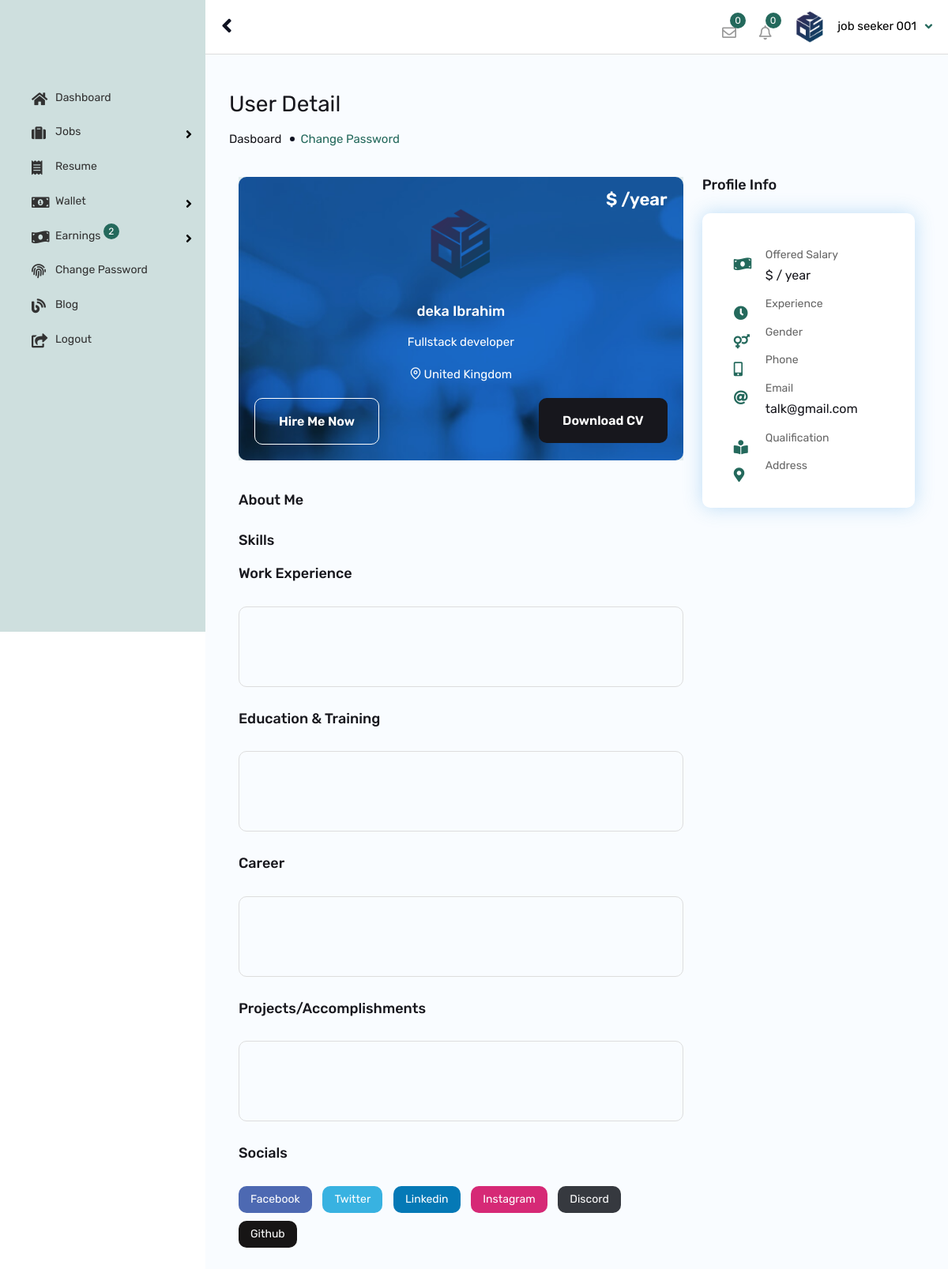
/app-user-detail/2/ (signed in), run on the app's committed database.
### app_user/models.py (models this page shows, shortened)
class AppUser(models.Model):
    qr_photo = models.FileField(upload_to='account_files/profile_photos/', blank=True, default="default_files/default_face.jpg")
    user = models.OneToOneField(User, on_delete=models.CASCADE)
    account_type = models.CharField(default="candidate",max_length=10)
    cprofile_status = models.BooleanField(default=False)
    cv = models.FileField(upload_to='account_files/profile_photos/', blank=True, default="default_files/default_face.jpg")
    profile_photo = models.FileField(upload_to='account_files/profile_photos/', blank=True, default="default_files/default_face.jpg")
    address = models.TextField(default=" ")
    country = models.CharField(default=" ",max_length=100)
    postcode = models.CharField(default=" ",max_length=100, blank=True, null=True)
    language = models.CharField(default=" ",max_length=100, blank=True, null=True)
    job_category = models.CharField(default=" ",max_length=100, blank=True, null=True)
    city = models.CharField(default=" ",max_length=100, blank=True, null=True)
    experience = models.CharField(default=" ",max_length=100, blank=True, null=True)
    current_salary = models.CharField(default=" ",max_length=100, blank=True, null=True)
    expected_salary = models.CharField(default=" ",max_length=100, blank=True, null=True)
    phone_no = models.CharField(default=" ",max_length=15)
    age = models.CharField(default="dd/mm/yyyy",max_length=55)
    gender = models.CharField(default=" ",max_length=10)
    facebook_link = models.CharField(default="",max_length=100, blank=True, null=True)
    twitter_link = models.CharField(default="",max_length=100, blank=True, null=True)
    instagram_link = models.CharField(default="",max_length=100, blank=True, null=True)
    linkedin_link = models.CharField(default="",max_length=100, blank=True, null=True)
    github_link = models.CharField(default="",max_length=100, blank=True, null=True)
    discord_link = models.CharField(default="",max_length=100, blank=True, null=True)
    agency_name = models.CharField(default="",max_length=30, null=True)
    rank = models.CharField(default="1",max_length=30, null=True)
    ranks = models.CharField(default="1",max_length=30, null=True)
    rankers = models.CharField(default="1",max_length=30, null=True)
    charge = models.CharField(default="0",max_length=30, null=True)
    bio = models.TextField(default="This agency have not updated their bio..", null=True)
    agency_logo = models.FileField(upload_to='account_files/profile_photos/', blank=True, default="default_files/default_face.jpg")
    resume = models.ForeignKey(Resume, on_delete=models.CASCADE, null=True)
    otp_code = models.CharField(default="none",max_length=10)
    ec_status = models.BooleanField(default=False)
    status = models.BooleanField(default=False)
    wallet_address = models.CharField(default="null",max_length=100)
    wallet_key = models.CharField(default="null",max_length=100)
    pub_date = models.DateTimeField(default=timezone.now)

### resume/models.py (models this page shows, shortened)
class Resume(models.Model):
	str_tag = models.CharField(default="resume x", max_length=20)
	resume_cent = models.IntegerField(default=0)
	resume_status = models.BooleanField(default=False)
	work_experience_status = models.BooleanField(default=False)
	titles = models.ManyToManyField(Title, through="ResumeTitleConnector")
	opening_statements = models.ManyToManyField(OpeningStatement, through="ResumeOpeningStatementConnector")
	work_experiences = models.ManyToManyField(WorkExperience, through="ResumeWorkExperienceConnector")
	careers = models.ManyToManyField(Career, through="ResumeCareerConnector")
	educations = models.ManyToManyField(Education, through="ResumeEducationConnector")
	skills = models.ManyToManyField(Skill, through="ResumeSkillConnector")
	projects = models.ManyToManyField(Project, through="ResumeProjectConnector")
	involvements = models.ManyToManyField(Involvement, through="ResumeInvolvementConnector")
	certifications = models.ManyToManyField(Certification, through="ResumeCertificationConnector")
	awards = models.ManyToManyField(Award, through="ResumeAwardConnector")
	hobbies = models.ManyToManyField(Hobby, through="ResumeHobbyConnector")
	referees = models.ManyToManyField(Referee, through="ResumeRefereeConnector")
	status = models.BooleanField(default=False)
	pub_date = models.DateTimeField(default=timezone.now)

class Title(models.Model):
	title = models.CharField(max_length=50, default="")
	status = models.BooleanField(default=False)
	pub_date = models.DateTimeField(default=timezone.now)
	def __str__(self):
		return self.title

### app_user/views.py (the view)
# urls.py: path("app-user-detail/<int:app_user_id>/", views.AppUserDetailView, name="app_user_detail"),
@login_required(login_url='/app_user/sign_in/')
def AppUserDetailView(request, app_user_id):
    app_user = AppUser.objects.get(user__pk=request.user.id)
    if request.method == "POST":
        pass
    else:
        recruit = AppUser.objects.get(id=app_user_id)
        context = {"app_user": app_user, "recruit": recruit}
        return render(request, "app_user/app_user_detail.html", context )

### app_user/templates/app_user/app_user_detail.html (shortened to what this page needs)
{% extends 'app_user/auth_base.html' %}
{% load static %}
{% block content %}
{% include "app_user/header.html" %}
{% include "app_user/sidebar.html" %}
        <div id="content">
            <div class="content-admin-main">
                <div class="wt-admin-right-page-header clearfix">
                    <h2>User Detail</h2>
                    <div class="breadcrumbs"><a href="#">Dasboard</a><span>Change Password</span></div>
                </div>
                <div class="container">
                    <div class="section-content">
                        <div class="row d-flex justify-content-center">
                            <div class="col-lg-8 col-md-12">
                                <div class="cabdidate-de-info">
                                    <div class="twm-candi-self-wrap overlay-wraper" style="background-image:url({% static 'assets/images/candidates/candidate-bg.jpg' %});">
                                        <div class="overlay-main site-bg-primary opacity-01"></div>
                                        <div class="twm-candi-self-info">
                                            <div class="twm-candi-self-top">
                                                <div class="twm-candi-fee">${{ recruit.current_salary }}/year</div>
                                                <div class="twm-media">
                                                    <img src="{{ app_user.profile_photo.url }}" alt="#">
                                                </div>
                                                <div class="twm-mid-content">
                                                    <h4 class="twm-job-title">{{ recruit.user.first_name }} {{ recruit.user.last_name }}</h4>
                                                    <p>{{ app_user.resume.titles.first }}</p>
                                                    <p class="twm-candidate-address"><i class="feather-map-pin"></i>{{ app_user.country }}</p>
                                                </div>
                                            </div>
                                            <div class="twm-candi-self-bottom">
                                                <a href="javascript:;" class="site-button outline-white">Hire Me Now</a>
                                                <a href="{{ app_user.cv.url }}" class="site-button secondry">Download CV</a>
                                            </div>
                                        </div>
                                    </div>
                                    <h4 class="twm-s-title">About Me</h4>
                                    <h4 class="twm-s-title">Skills</h4>
                                    <h4 class="twm-s-title">Work Experience</h4>
                                    <div class="twm-timing-list-wrap">
                                    </div>
                                    <h4 class="twm-s-title">Education & Training</h4>
                                    <div class="twm-timing-list-wrap">
                                    </div>
                                    <h4 class="twm-s-title">Career</h4>
                                    <div class="twm-timing-list-wrap">
                                    </div>
                                    <h4 class="twm-s-title">Projects/Accomplishments</h4>
                                    <div class="twm-timing-list-wrap">
                                    </div>
                                    <h4 class="twm-s-title">Socials</h4>
                                    <div class="twm-social-tags">
                                        <a href="{{ recruit.facebook_link }}" class="fb-clr">Facebook</a>
                                        <a href="{{ recruit.twitter_link }}" class="tw-clr">Twitter</a>
                                        <a href="{{ recruit.linkedin_link }}" class="link-clr">Linkedin</a>
                                        <a href="{{ recruit.instagram_link }}" class="insta-clr">Instagram</a>
                                        <a href="{{ recruit.discord_link }}" class="disc-clr">Discord</a>
                                        <a href="{{ recruit.github_link }}" class="git-clr">Github</a>
                                    </div>
                                </div>
                            </div>
                            <div class="col-lg-4 col-md-12 rightSidebar">
                                <div class="side-bar-2">
                                    <div class="twm-s-info-wrap mb-5">
                                        <h4 class="section-head-small mb-4">Profile Info</h4>
                                        <div class="twm-s-info">
                                            <ul>
                                                <li>
                                                    <div class="twm-s-info-inner">
                                                        <i class="fas fa-money-bill-wave"></i>
                                                        <span class="twm-title">Offered Salary</span>
                                                        <div class="twm-s-info-discription">${{ recruit.current_salary }} / year</div>
                                                    </div>
                                                </li>
                                                <li>
                                                    <div class="twm-s-info-inner">
                                                        <i class="fas fa-clock"></i>
                                                        <span class="twm-title">Experience</span>
                                                    </div>
                                                </li>
                                                <li>
                                                    <div class="twm-s-info-inner">
                                                        <i class="fas fa-venus-mars"></i>
                                                        <span class="twm-title">Gender</span>
                                                    </div>
                                                </li>
                                                <li>
                                                    <div class="twm-s-info-inner">
                                                        <i class="fas fa-mobile-alt"></i>
                                                        <span class="twm-title">Phone</span>
                                                    </div>
                                                </li>
                                                <li>
                                                    <div class="twm-s-info-inner">
                                                        <i class="fas fa-at"></i>
                                                        <span class="twm-title">Email</span>
                                                        <div class="twm-s-info-discription">{{ recruit.user.email }}</div>
                                                    </div>
                                                </li>
                                                <li>
                                                    <div class="twm-s-info-inner">
                                                        <i class="fas fa-book-reader"></i>
                                                        <span class="twm-title">Qualification</span>
                                                    </div>
                                                </li>
                                                <li>
                                                    <div class="twm-s-info-inner">
                                                        <i class="fas fa-map-marker-alt"></i>
                                                        <span class="twm-title">Address</span>
                                                    </div>
                                                </li>
                                            </ul>
                                        </div>
                                    </div>
                                </div>
                            </div>
                        </div>
                    </div>
                </div>
            </div>
        </div>
{% endblock %}

### app_user/templates/app_user/header.html (shortened to what this page needs)
{% load static %}
        <header id="header-admin-wrap" class="header-admin-fixed">
            <div id="header-admin">
                <div class="container">
                    <div class="header-left">
                        <div class="nav-btn-wrap">
                            <a class="nav-btn-admin" id="sidebarCollapse">
                                <span class="fa fa-angle-left"></span>
                            </a>
                        </div>
                    </div>
                    <div class="header-right">
                        <ul class="header-widget-wrap">
                            <li class="header-widget dashboard-message-dropdown">
                                <div class="dropdown">
                                    <a href="javascript:;" class="dropdown-toggle jobzilla-admin-messange" id="ID-MSG_dropdown" data-bs-toggle="dropdown">
                                        <i class="far fa-envelope"></i>
                                        <span class="notification-animate">0</span>
                                    </a>
                                </div>
                            </li>
                            <li class="header-widget dashboard-noti-dropdown">
                                <div class="dropdown">
                                    <a  href="javascript:;" class="dropdown-toggle jobzilla-admin-notification" id="ID-NOTI_dropdown" data-bs-toggle="dropdown">
                                        <i class="far fa-bell"></i>
                                        <span class="notification-animate">0</span>
                                    </a>
                            </li>
                            <li class="header-widget">
                                <div class="dashboard-user-section">
                                    <div class="listing-user">
                                        <div class="dropdown">
                                            <a href="javascript:;" class="dropdown-toggle" id="ID-ACCOUNT_dropdown" data-bs-toggle="dropdown">
                                                <div class="user-name text-black">
                                                    <span>
                                                        <img src="{{ app_user.profile_photo.url }}" alt="" />
                                                    </span>{{ app_user.user.first_name }} {{ app_user.user.last_name }}
                                                </div>
                                            </a>
                                        </div>
                                    </div>
                               </div>
                            </li>
                        </ul>
                    </div>
                </div>
            </div>
        </header>

### data on the page
AppUser: profile_photo (picture), user.first_name "job seeker", user.last_name "001", resume.titles.first "Fullstack developer", country "United Kingdom"
AppUser: user.first_name "deka", user.last_name "Ibrahim", user.email "talk@gmail.com"
